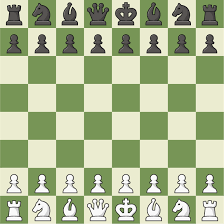
#> input picture download.png, 224 x 224 px
$ python corner_harris.py
#> lines starting #> are read from the running program, lines starting #| are printed output that depends on the picture
import cv2
import numpy as np


flat_chess = cv2.imread('download.png')
#> flat_chess is the input picture: shape (224, 224, 3); mean B, G, R 145.2, 184.3, 171.3
flat_chess = cv2.cvtColor(flat_chess,cv2.COLOR_BGR2RGB)

gray_flat_chess = cv2.cvtColor(flat_chess,cv2.COLOR_BGR2GRAY)
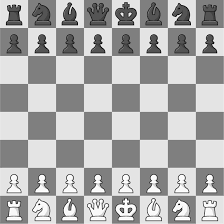
#> gray_flat_chess: shape (224, 224); min 0, max 255, mean 171.5


# Convert Gray Scale Image to Float Values
gray = np.float32(gray_flat_chess)

# Corner Harris Detection
dst = cv2.cornerHarris(src=gray,blockSize=2,ksize=3,k=0.04)
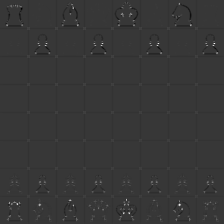
#> dst: shape (224, 224) float32; min -49825072, max 178324320, mean -121422.9; drawn with min black and max white

# result is dilated for marking the corners, not important to actual corner detection
# this is just so we can plot out the points on the image shown
dst = cv2.dilate(dst,None)
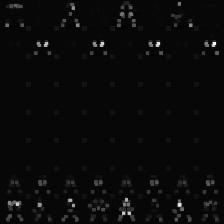
#> dst: shape (224, 224) float32; min -5415592.5, max 178324320, mean 2478209.8; drawn with min black and max white

# Threshold for an optimal value, it may vary depending on the image.
flat_chess[dst>0.01*dst.max()]=[255,0,0]
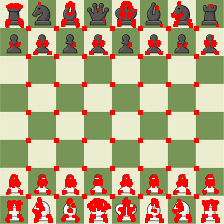
#> flat_chess: shape (224, 224, 3); mean R, G, B 180.3, 164.1, 127.3

while 1:
   cv2.imshow('test',flat_chess)

   if cv2.waitKey(1) & 0xFF == ord('q') :
#> (key q is pressed here)
       break


cv2.destroyAllWindows()
